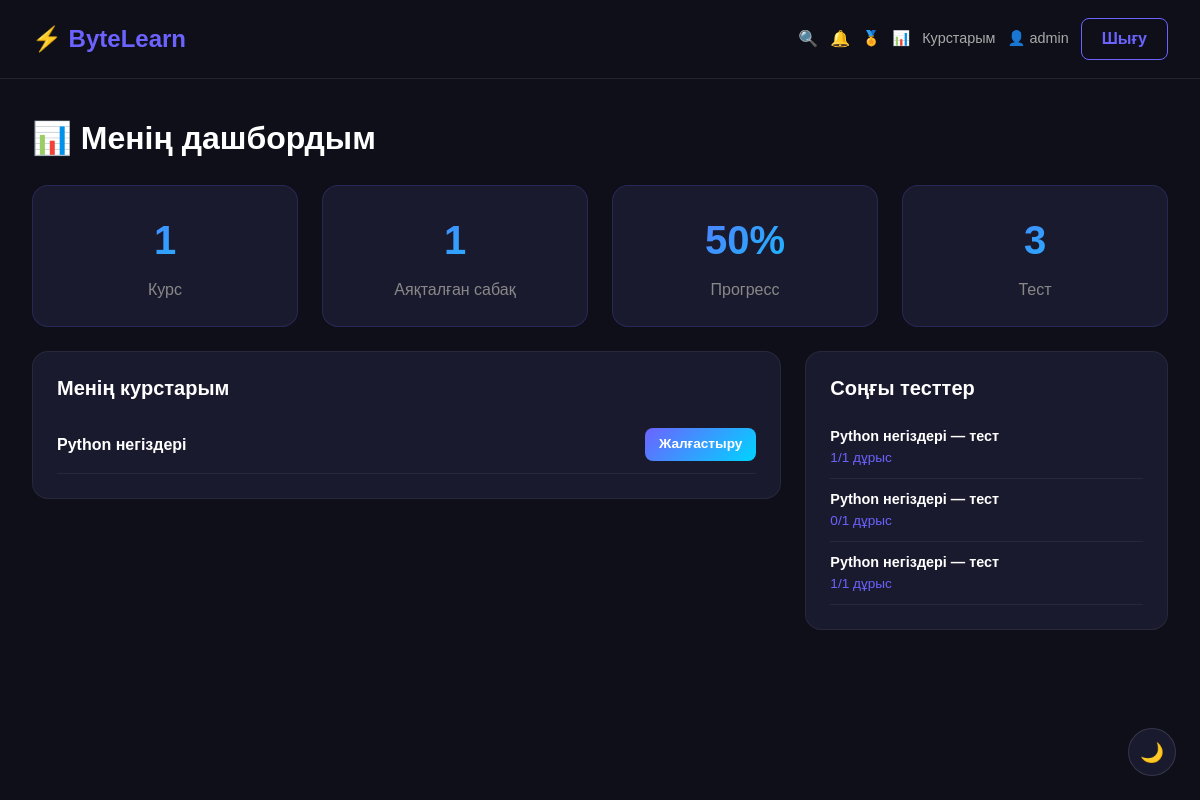
Page /dashboard/ (signed in) on the committed database.
### courses/models.py (models this page shows, shortened)
class Enrollment(models.Model):
    user = models.ForeignKey(User, on_delete=models.CASCADE)
    course = models.ForeignKey(Course, on_delete=models.CASCADE)
    enrolled_at = models.DateTimeField(auto_now_add=True)
    class Meta:
        unique_together = ('user', 'course')

class Course(models.Model):
    LEVEL_CHOICES = [
        ('beginner', 'Бастаушы'),
        ('intermediate', 'Орташа'),
        ('advanced', 'Кәсіби'),
    ]
    title = models.CharField(max_length=200)
    description = models.TextField()
    category = models.ForeignKey(Category, on_delete=models.CASCADE)
    price = models.DecimalField(max_digits=8, decimal_places=2)
    image = models.ImageField(upload_to='courses/', blank=True, null=True)
    level = models.CharField(max_length=20, choices=LEVEL_CHOICES, default='beginner')
    created_at = models.DateTimeField(auto_now_add=True)

class QuizResult(models.Model):
    user = models.ForeignKey(User, on_delete=models.CASCADE)
    quiz = models.ForeignKey(Quiz, on_delete=models.CASCADE)
    score = models.IntegerField(default=0)
    total = models.IntegerField(default=0)
    created_at = models.DateTimeField(auto_now_add=True)

class Quiz(models.Model):
    course = models.ForeignKey(Course, on_delete=models.CASCADE)
    title = models.CharField(max_length=200)

### courses/views.py (the view)
# urls.py: path('dashboard/', views.dashboard, name='dashboard'),
@login_required
def dashboard(request):
    enrollments = Enrollment.objects.filter(user=request.user)
    total_courses = enrollments.count()
    completed_lessons = LessonProgress.objects.filter(user=request.user, completed=True).count()
    total_lessons = LessonProgress.objects.filter(user=request.user).count()
    quiz_results = QuizResult.objects.filter(user=request.user).order_by('-created_at')[:5]
    percent = int((completed_lessons / total_lessons) * 100) if total_lessons > 0 else 0
    return render(request, 'dashboard.html', {
        'total_courses': total_courses,
        'completed_lessons': completed_lessons,
        'total_lessons': total_lessons,
        'percent': percent,
        'quiz_results': quiz_results,
        'enrollments': enrollments,
    })

### templates/dashboard.html
{% extends 'base.html' %}
{% block content %}
<h2 style="font-weight:800; margin-bottom:28px;">📊 Менің дашбордым</h2>
<div class="row g-4 mb-4">
    <div class="col-md-3">
        <div style="background:#1a1a2e; border-radius:16px; padding:24px; text-align:center; border:1px solid #6c63ff30;">
            <div style="font-size:2.5rem; font-weight:800; background:linear-gradient(135deg,#6c63ff,#00d4ff);-webkit-background-clip:text;-webkit-text-fill-color:transparent;">{{ total_courses }}</div>
            <div style="color:#888; margin-top:8px;">Курс</div>
        </div>
    </div>
    <div class="col-md-3">
        <div style="background:#1a1a2e; border-radius:16px; padding:24px; text-align:center; border:1px solid #6c63ff30;">
            <div style="font-size:2.5rem; font-weight:800; background:linear-gradient(135deg,#6c63ff,#00d4ff);-webkit-background-clip:text;-webkit-text-fill-color:transparent;">{{ completed_lessons }}</div>
            <div style="color:#888; margin-top:8px;">Аяқталған сабақ</div>
        </div>
    </div>
    <div class="col-md-3">
        <div style="background:#1a1a2e; border-radius:16px; padding:24px; text-align:center; border:1px solid #6c63ff30;">
            <div style="font-size:2.5rem; font-weight:800; background:linear-gradient(135deg,#6c63ff,#00d4ff);-webkit-background-clip:text;-webkit-text-fill-color:transparent;">{{ percent }}%</div>
            <div style="color:#888; margin-top:8px;">Прогресс</div>
        </div>
    </div>
    <div class="col-md-3">
        <div style="background:#1a1a2e; border-radius:16px; padding:24px; text-align:center; border:1px solid #6c63ff30;">
            <div style="font-size:2.5rem; font-weight:800; background:linear-gradient(135deg,#6c63ff,#00d4ff);-webkit-background-clip:text;-webkit-text-fill-color:transparent;">{{ quiz_results|length }}</div>
            <div style="color:#888; margin-top:8px;">Тест</div>
        </div>
    </div>
</div>
<div class="row g-4">
    <div class="col-md-8">
        <div style="background:#1a1a2e; border-radius:16px; padding:24px; border:1px solid #ffffff10;">
            <h5 style="font-weight:700; margin-bottom:16px;">Менің курстарым</h5>
            {% for enrollment in enrollments %}
            <div style="display:flex; justify-content:space-between; align-items:center; padding:12px 0; border-bottom:1px solid #ffffff10;">
                <span style="font-weight:600;">{{ enrollment.course.title }}</span>
                <a href="{% url 'lesson_list' enrollment.course.pk %}" class="btn-glow" style="padding:6px 14px; font-size:0.85rem; text-decoration:none;">Жалғастыру</a>
            </div>
            {% endfor %}
        </div>
    </div>
    <div class="col-md-4">
        <div style="background:#1a1a2e; border-radius:16px; padding:24px; border:1px solid #ffffff10;">
            <h5 style="font-weight:700; margin-bottom:16px;">Соңғы тесттер</h5>
            {% for result in quiz_results %}
            <div style="padding:10px 0; border-bottom:1px solid #ffffff10;">
                <div style="font-weight:600; font-size:0.9rem;">{{ result.quiz.title }}</div>
                <div style="color:#6c63ff; font-size:0.85rem;">{{ result.score }}/{{ result.total }} дұрыс</div>
            </div>
            {% empty %}
            <p style="color:#666;">Тест тапсырылмаған</p>
            {% endfor %}
        </div>
    </div>
</div>
{% endblock %}

### templates/base.html (shortened to what this page needs)
<!DOCTYPE html>
<html lang="kk">
<head>
    <link href="https://cdn.jsdelivr.net/npm/bootstrap@5.3.0/dist/css/bootstrap.min.css" rel="stylesheet">
</head>
<body>
    <nav class="navbar">
        <a class="navbar-brand" href="/">⚡ ByteLearn</a>
        <div style="display:flex; align-items:center; gap:12px;">
            <a href="/search/?q=" style="color:#aaa; text-decoration:none;">🔍</a>
          {% if user.is_authenticated %}
    {% with unread=user.notification_set.filter %}
    <a href="{% url 'mark_notifications_read' %}" style="position:relative; text-decoration:none;">
        🔔
    </a>
    {% endwith %}
    <a href="{% url 'achievements' %}" style="color:#aaa; text-decoration:none; font-size:0.9rem;">🏅</a>
    <a href="/dashboard/" style="color:#aaa; text-decoration:none; font-size:0.9rem;">📊</a>
    <a href="/my-courses/" style="color:#aaa; text-decoration:none; font-size:0.9rem;">Курстарым</a>
    <a href="/profile/" style="color:#aaa; text-decoration:none; font-size:0.9rem;">👤 {{ user.username }}</a>
    <a href="/logout/" class="btn-outline-glow">Шығу</a>
{% else %}
    <a href="/login/" class="btn-outline-glow">Кіру</a>
    <a href="/register/" class="btn-glow">Тіркелу</a>
{% endif %}
        </div>
    </nav>
    <div class="main-content">
        {% block content %}{% endblock %}
    </div>
<button onclick="toggleTheme()" id="themeBtn" style="position:fixed; bottom:24px; right:24px; width:48px; height:48px; border-radius:50%; background:#1a1a2e; border:1px solid #ffffff20; color:#fff; font-size:1.2rem; cursor:pointer; z-index:999;">🌙</button>
</body>
</html>

### templates/base.html (style rules this page uses)
* { font-family: Arial, sans-serif; }
body { background: #0f0f1a; color: #fff; margin: 0; }
.navbar { background: #0f0f1a; border-bottom: 1px solid #ffffff15; padding: 16px 32px; display: flex; justify-content: space-between; align-items: center; }
.navbar-brand { font-size: 1.5rem; font-weight: 800; color: #6c63ff; text-decoration: none; }
.btn-glow { background: linear-gradient(135deg, #6c63ff, #00d4ff); border: none; color: #fff; font-weight: 600; padding: 8px 20px; border-radius: 8px; cursor: pointer; text-decoration: none; display: inline-block; }
.btn-outline-glow { border: 1px solid #6c63ff; color: #6c63ff; background: transparent; font-weight: 600; padding: 8px 20px; border-radius: 8px; text-decoration: none; display: inline-block; }
.main-content { padding: 40px 32px; }

### rows in the picture
Enrollment: course "Python негіздері"
QuizResult: quiz "Python негіздері — тест", score "1", total "1"
QuizResult: quiz "Python негіздері — тест", score "0", total "1"
QuizResult: quiz "Python негіздері — тест", score "1", total "1"

### other values in the picture
{{ user.username }} "admin"
{{ total_courses }} "1"
{{ completed_lessons }} "1"
{{ percent }} "50"
{{ quiz_results|length }} "3"
